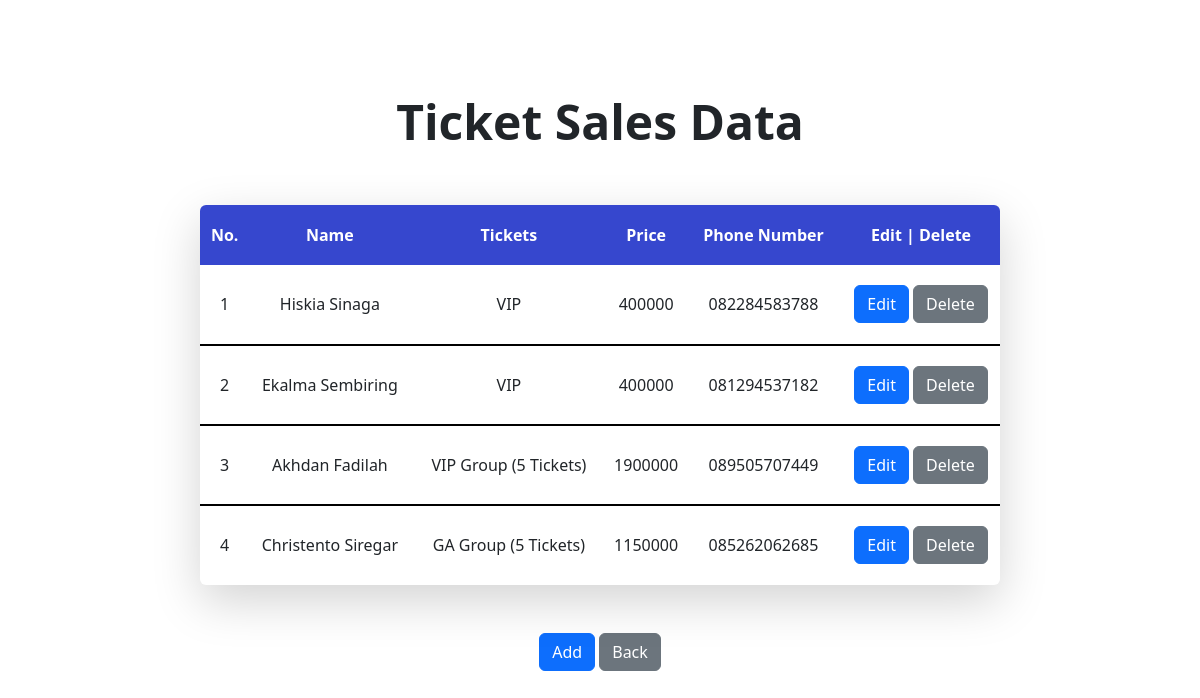
Page /content/konser.php on the committed database.
### tables this page shows
CREATE TABLE `crud` (
  `id` int(20) NOT NULL,
  `nama` varchar(500) NOT NULL,
  `tickets` varchar(500) NOT NULL,
  `price` int(20) NOT NULL,
  `no_hp` varchar(20) NOT NULL
);

### content/konser.php (the view, shortened to what this page needs)
<h2 class="judul">Ticket Sales Data</h2>
<link href="https://cdn.jsdelivr.net/npm/bootstrap@5.2.3/dist/css/bootstrap.min.css" rel="stylesheet">
<table class="shadow-lg p-3 mb-5 bg-body rounded">
    <thead>
        <tr>
            <th>No.</th>
            <th>Name</th>
            <th>Tickets</th>
            <th>Price</th>
            <th>Phone Number</th>
            <th>Edit | Delete</th>
        </tr>
    </thead>
    <tbody>
        <?php
        $koneksi=mysqli_connect("localhost","root","","hiskia");
        $query = mysqli_query($koneksi, "SELECT * FROM crud");
        $no = 0;
        while($data = mysqli_fetch_array($query)){
            $no++;
            ?>
            <tr>
                <td><?php echo $no;?></td>
                <td><?php echo $data['nama'];?></td>
                <td><?php echo $data['tickets'];?></td>
                <td><?php echo $data['price'];?></td>
                <td><?php echo $data['no_hp'];?></td>
        <td>
            <a class="btn btn-primary" href="konser_edit.php?id=<?= $data['id']?>">Edit</a>
            <a class="btn btn-secondary" href="konser_hapus.php?id=<?= $data['id']?>">Delete</a>
    <?php
        }
        ?>
        </tbody>
    </table>
    <center>
    <a class="btn btn-primary" href="konser_tambah.html">Add</a>
    <a class="btn btn-secondary" href="../index.html">Back</a>
    </center>

### content/konser.php (style rules this page uses)
h2 { text-align: center; font-weight: bold; font-size: 3rem; margin-top: 2em; line-height: 3.3rem; }
a { color: white; }
table { border-spacing: 1; border-collapse: collapse; background: white; border-radius: 6px; overflow: hidden; max-width: 800px; width: 100%; margin: 0 auto; position: relative; text-align: center; }
table td, table th { padding-left: 8px; text-align: center; }
table thead tr { height: 60px; background: #3647ce; font-size: 16px; color: white; text-align: center; }
table tbody tr { height: 80px; border-bottom: 1px solid #000000; border-bottom-width: 2px ; text-align: center; }
table tbody tr:last-child { text-align: center; border: 0; }
table td, table th { text-align: center; }

### rows in the picture
crud: nama "Hiskia Sinaga", tickets "VIP", price "400000", no_hp "082284583788"
crud: nama "Ekalma Sembiring", tickets "VIP", price "400000", no_hp "081294537182"
crud: nama "Akhdan Fadilah", tickets "VIP Group (5 Tickets)", price "1900000", no_hp "089505707449"
crud: nama "Christento Siregar", tickets "GA Group (5 Tickets)", price "1150000", no_hp "085262062685"
